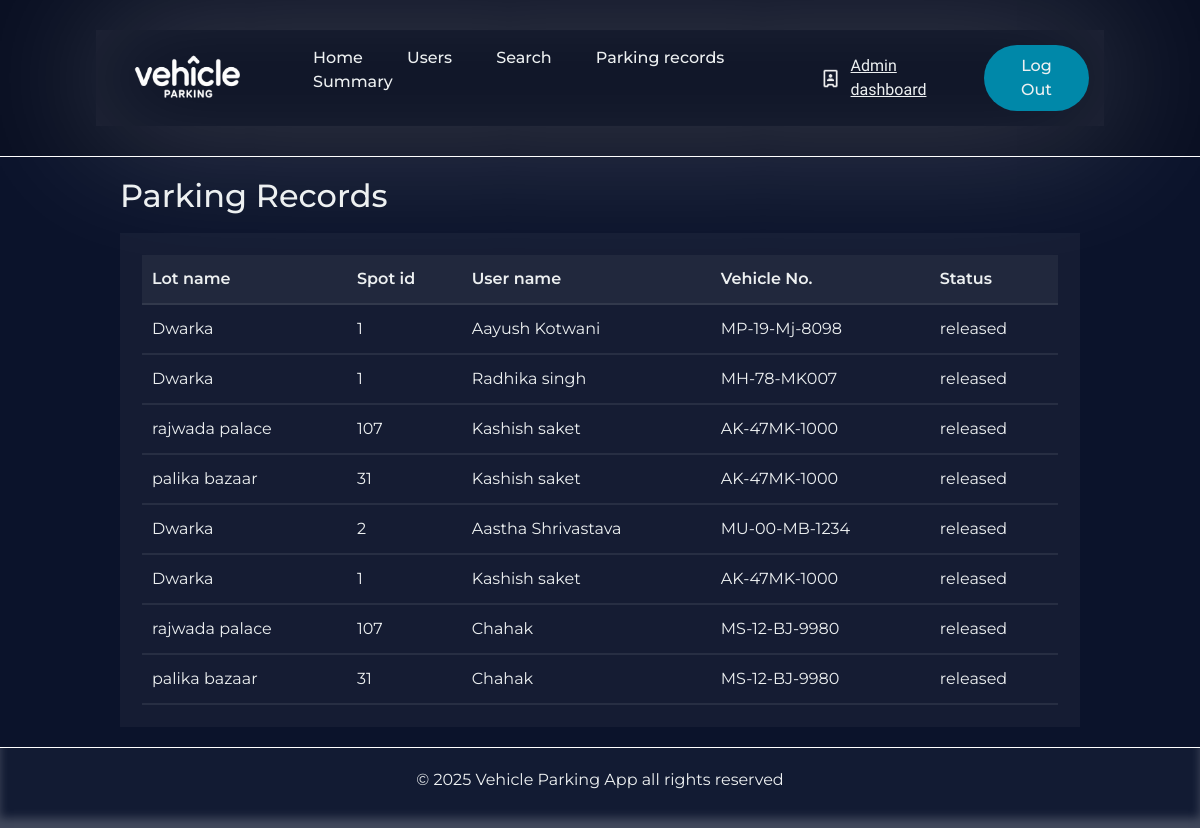
/parking-records, run on an earlier commit of the app's database.
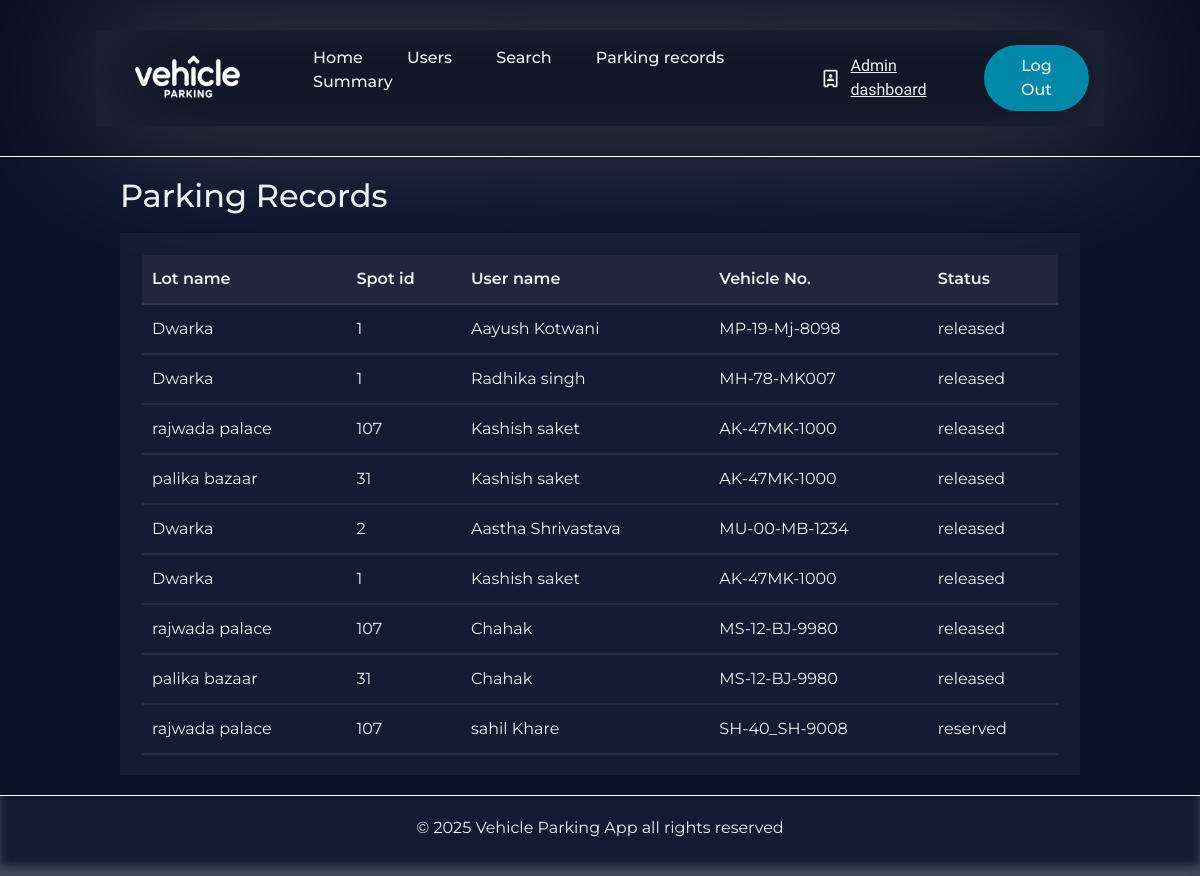
And on a later commit of the database.
### Application/models.py (models this page shows)
class Parkingrecords(db.Model):
    __tablename__='parking_records'
    id=db.Column(db.Integer,primary_key=True)
    spot_id=db.Column(db.Integer,db.ForeignKey('parking_spots.id'),nullable=False)
    user_id=db.Column(db.Integer,db.ForeignKey('user.id'),nullable=False)
    vehicle_number=db.Column(db.String(18),nullable=False)
    parking_timestamp=db.Column(db.DateTime,nullable=False)
    leaving_timestamp=db.Column(db.DateTime,nullable=True)
    parking_cost=db.Column(db.Float,nullable=True)
    status=db.Column(db.String(12),nullable=False,default='reserved') # reserved and released

class Parkinglot(db.Model):
    __tablename__='parking_lot'
    id=db.Column(db.Integer,primary_key=True)
    prime_location_name=db.Column(db.String(80),nullable=False)
    price=db.Column(db.Float,nullable=False)
    address=db.Column(db.String(250),nullable=False)
    pincode=db.Column(db.String(6),nullable=False)
    maximum_spots=db.Column(db.Integer,nullable=False)
    is_active=db.Column(db.Boolean,default=True,nullable=False)
    spots=db.relationship('Parkingspots',backref='lot',lazy=True,cascade='all,delete-orphan')

class Parkingspots(db.Model):
    __tablename__='parking_spots'
    id=db.Column(db.Integer,primary_key=True)
    lot_id=db.Column(db.Integer,db.ForeignKey('parking_lot.id'),nullable=False)
    spot_number=db.Column(db.Integer,nullable=False)
    status=db.Column(db.String(20),default='Available',nullable=False) # A= Available,O=Occupied
    record=db.relationship('Parkingrecords',backref='spot',lazy=True)

class User(db.Model):
    __tablename__='user'
    id=db.Column(db.Integer,primary_key=True)
    name=db.Column(db.String(80),nullable=False)
    email=db.Column(db.String(150),unique=True,nullable=False)
    password=db.Column(db.String(512),nullable=False)
    address=db.Column(db.String(250),nullable=False)
    pincode=db.Column(db.String(6),nullable=False)
    role=db.Column(db.String(10),default='user',nullable=False)
    record=db.relationship('Parkingrecords',backref='user',lazy=True)

### Application/controllers.py (the view)
@app.route('/parking-records')
def parking_records():
    parking_records=Parkingrecords.query.all()
    return render_template('parking_records.html',parking_records=parking_records)

### templates/parking_records.html (shortened to what this page needs)
{% extends 'admin_base.html' %}
{% block content %}
<div class="parkinglot-table-heading-container">
                    <h2>Parking Records</h2>
                </div>
                <div class="parkinglot-table-container">
                  <table class="parkinglot-table">
                        <thead>
                          <tr>
                              <th>Lot name</th>
                              <th>Spot id</th>
                              <th>User name</th>
                              <th>Vehicle No.</th>
                              <th>Status</th>
                          </tr>
                        </thead>
                        <tbody>
                         {% for record in parking_records %}
                        <tr>
                            <td>{{record.spot.lot.prime_location_name}}</td>
                            <td>{{record.spot.id}}</td>
                            <td>{{record.user.name}}</td>
                            <td>{{record.vehicle_number}}</td>
                            <td>{{record.status}}</td>
                        </tr>
                        {% endfor %}
                    </tbody>
                  </table>
                </div>
{% endblock %}

What changed in the data, as far as the page shows it:
added Parkingrecords: spot.lot.prime_location_name "rajwada palace", spot.id "107", user.name "sahil Khare", vehicle_number "SH-40_SH-9008", status "reserved"
